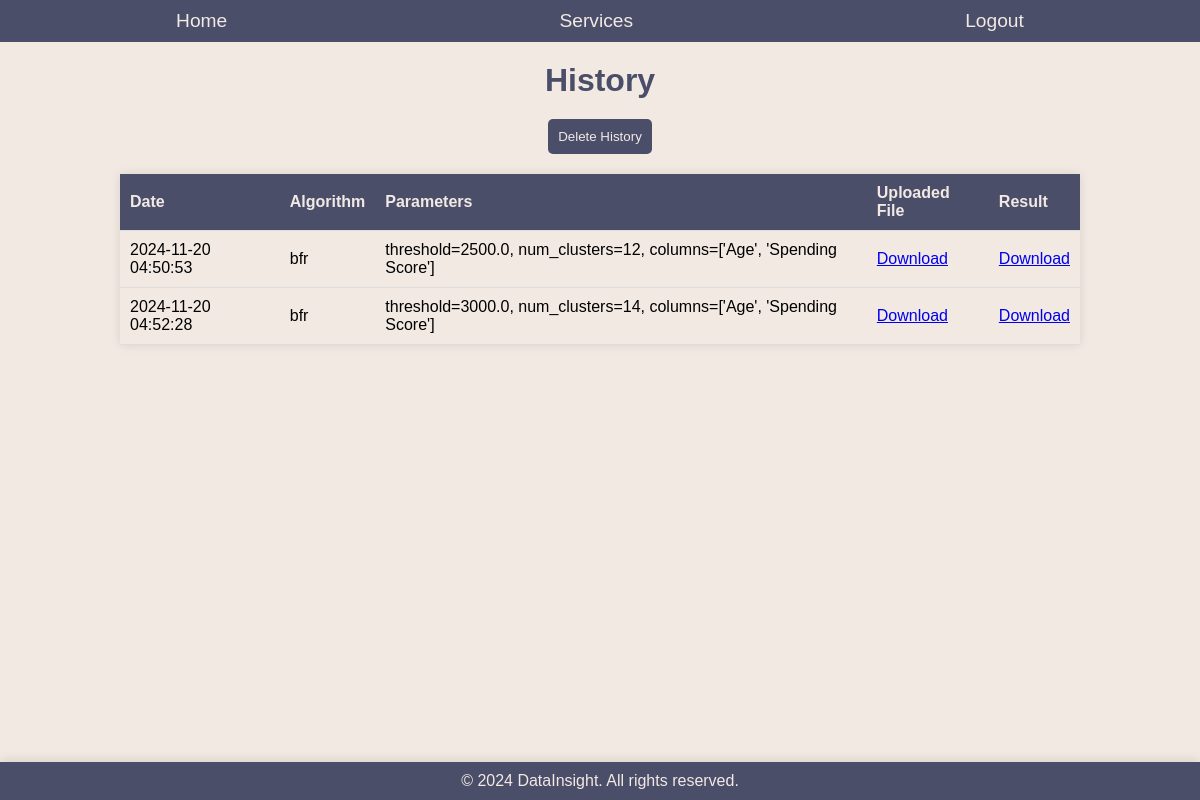
Screenshot of /history (signed in) with the database file from the repository.
### tables this page shows
CREATE TABLE history (
            id INTEGER PRIMARY KEY AUTOINCREMENT,
            user_id INTEGER NOT NULL,
            algorithm TEXT NOT NULL,
            parameters TEXT NOT NULL,
            file_path TEXT NOT NULL,
            result_path TEXT NOT NULL,
            date TIMESTAMP DEFAULT CURRENT_TIMESTAMP,
            FOREIGN KEY (user_id) REFERENCES users (id)
        );

### app.py (the view)
@app.route('/history')
@login_required
def history():
    user_id = session['user_id']
    conn = get_db_connection()
    history_records = conn.execute('SELECT * FROM history WHERE user_id = ?', (user_id,)).fetchall()
    conn.close()
    return render_template('history.html', history_records=history_records)

### app.py (called while the page is built)
def get_db_connection():
    conn = sqlite3.connect('database.db')
    conn.row_factory = sqlite3.Row
    return conn

def login_required(f):
    @wraps(f)
    def decorated_function(*args, **kwargs):
        if 'user_id' not in session:
            return redirect(url_for('login'))
        return f(*args, **kwargs)
    return decorated_function

### templates/history.html (shortened to what this page needs)
<!DOCTYPE html>
<html>
<head>
    <link rel="stylesheet" href="{{ url_for('static', filename='css/history_style.css') }}">
</head>
<body>
    <div class="navbar">
        <a href="{{ url_for('home') }}">Home</a>
        <a href="{{ url_for('services') }}">Services</a>
        <a href="{{ url_for('logout') }}">Logout</a>
    </div>
    <h1>History</h1>
    <form method="POST" action="{{ url_for('delete_history') }}" onsubmit="return confirmDate()">
        <button class="dlt-btn"> Delete History</button>
    </form>
    <table>
        <thead>
            <tr>
                <th>Date</th>
                <th>Algorithm</th>
                <th>Parameters</th>
                <th>Uploaded File</th>
                <th>Result</th>
            </tr>
        </thead>
        <tbody>
            {% for record in history_records %}
            <tr>
                <td>{{ record['date'] }}</td>
                <td>{{ record['algorithm'] }}</td>
                <td>{{ record['parameters'] }}</td>
                <td><a href="{{ url_for('static', filename='uploads/' + record['file_path'].split('uploads/')[-1]) }}" download>Download</a></td>
                <td><a href="{{ url_for('static', filename=record['result_path'].split('static/')[-1]) }}" download>Download</a></td>
            </tr>
            {% endfor %}
        </tbody>
    </table>
    <footer>
        <p>&copy; 2024 DataInsight. All rights reserved.</p>
    </footer>
</body>
</html>

### static/css/history_style.css (style rules this page uses)
* { margin: 0; padding: 0; box-sizing: border-box; }
body { background-color: #f2e9e2; font-family: Arial, sans-serif; }
.navbar { display: flex; justify-content: space-around; background-color: #4a4e69; padding: 10px; }
.navbar a { color: #F2E9E4; text-decoration: none; font-size: 1.2rem; }
h1 { text-align: center; color: #4a4e69; margin: 20px 0; }
.dlt-btn { display:flex; justify-content:center; align-items: center; background-color: #4a4e69; color: #F2E9E4; padding: 10px; border: none; border-radius: 5px; font-family: Arial, sans-serif; cursor: pointer; margin: 10px auto; }
table { width: 80%; margin: 20px auto; border-collapse: collapse; box-shadow: 0 0 10px rgba(0, 0, 0, 0.1); }
table th, table td { padding: 10px; text-align: left; border-bottom: 1px solid #ddd; }
table th { background-color: #4a4e69; color: #F2E9E4; }
table tr:nth-child(even) { background-color: #f2e9e2; }
footer { position: fixed; bottom: 0; width: 100%; display: flex; justify-content: center; align-items: center; padding: 10px; background-color: #4a4e69; color: #F2E9E4; box-shadow: 0 -2px 10px rgba(0, 0, 0, 0.1); }

### rows the page displays
history: date "2024-11-20 04:50:53", algorithm "bfr", parameters "threshold=2500.0, num_clusters=12, columns=['Age', 'Spending Score']"
history: date "2024-11-20 04:52:28", algorithm "bfr", parameters "threshold=3000.0, num_clusters=14, columns=['Age', 'Spending Score']"
